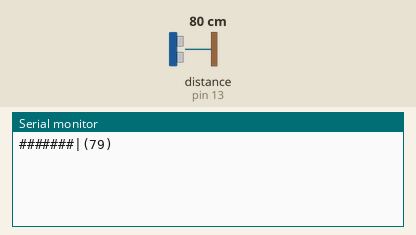
Bench run of a sketch on a simulated Arduino Uno, built with avr-gcc and run on an emulated ATmega328P. Shown: the last lines printed to the serial monitor. Wiring (inferred from the names in the program): ultrasonic range finder: trigger pin 12; echo pin 13. The inputs (shaded band) are chosen by the test bench; at power-on: distance to the obstacle (sensor on pin 13) 80 cm. The echo pulse lasts 58.3 µs per cm.

Above: at 1.2 s.
1.3 s: distance to the obstacle (sensor on pin 13) set to 2 cm
At 2.1 s:
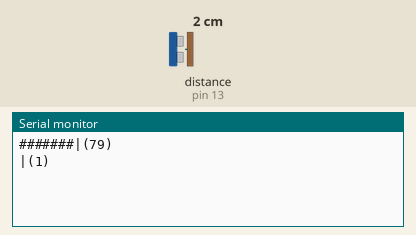
2.8 s: distance to the obstacle (sensor on pin 13) set to 18 cm
At 3.2 s:
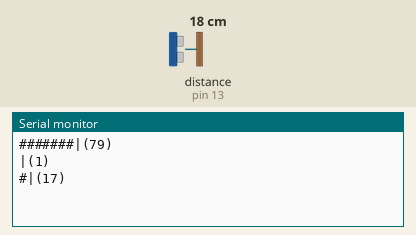
4.3 s: distance to the obstacle (sensor on pin 13) set to 35 cm
At 5.5 s:
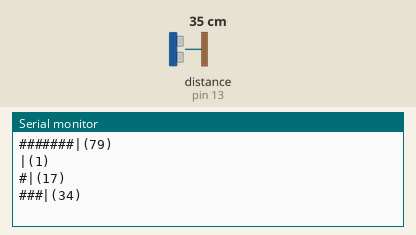
5.8 s: distance to the obstacle (sensor on pin 13) set to 60 cm
At 6.8 s:
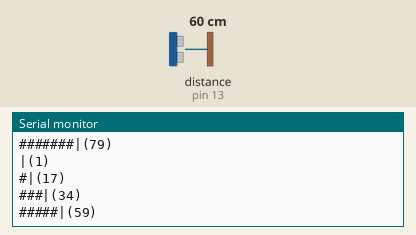
7.3 s: distance to the obstacle (sensor on pin 13) set to 120 cm
At 8.1 s:
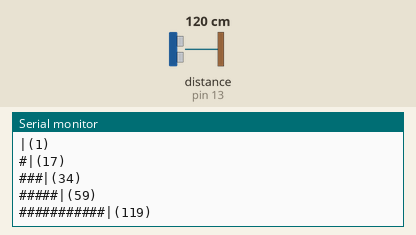
8.8 s: distance to the obstacle (sensor on pin 13) set to 250 cm
At 9.6 s:
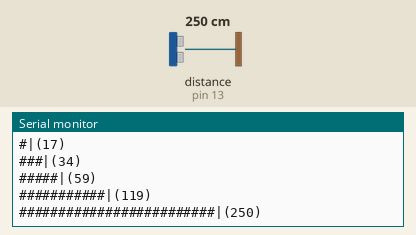

The sketch:

demo_sketch.ino
```cpp
/*
HC-SR04 Ping distance sensor]
VCC to arduino 5v GND to arduino GND
Echo to Arduino pin 13 Trig to Arduino pin 12
Red POS to Arduino pin 11
Green POS to Arduino pin 10
560 ohm resistor to both LED NEG and GRD power rail
More info at: http://goo.gl/kJ8Gl
Original code improvements to the Ping sketch sourced from Trollmaker.com
Some code and wiring inspired by http://en.wikiversity.org/wiki/User:Dstaub/robotcar
*/

#define trigPin 12
#define echoPin 13
#define sensorVinPin 11
#define led1 6
#define led2 2
#define led3 3
#define led4 4
#define led5 5
#define laserPin 7


long previousDistance = 0;
long previousLaserDuration = 0;

void setup() {
    Serial.begin (9600);
    pinMode(trigPin, OUTPUT);
    pinMode(echoPin, INPUT);
    pinMode(sensorVinPin, OUTPUT);
    pinMode(laserPin, INPUT);

    //POWER SENSOR UP
    digitalWrite(sensorVinPin, HIGH);
}

void loop() {
    long duration, distance;

    digitalWrite(trigPin, LOW);  // Added this line
    delayMicroseconds(20); // Added this line
    digitalWrite(trigPin, HIGH);

    delayMicroseconds(100); // Added this line
    digitalWrite(trigPin, LOW);


    duration = pulseIn(echoPin, HIGH);

    distance = (duration/2) / 29.1;

    long diffDistance = distance - previousDistance;
    if (diffDistance < 0) diffDistance = diffDistance * -1;

    if (diffDistance > 5){
        previousDistance = distance;

        for (int i; i<distance/10; i++){
          Serial.print("#");
        }
        Serial.print("|(");

        Serial.print(distance);
        Serial.println(")");
    }
}
```

Measured:
- after the input at 1.3 s, the serial monitor: prints a new line at once (image 1)
- after the input at 2.8 s, the serial monitor: prints a new line at once (image 2)
- after the input at 4.3 s, the serial monitor: prints a new line at once (image 3)
- after the input at 5.8 s, the serial monitor: prints a new line at once (image 4)
- after the input at 7.3 s, the serial monitor: prints a new line at once (image 5)
- after the input at 8.8 s, the serial monitor: prints a new line at once (image 6)
